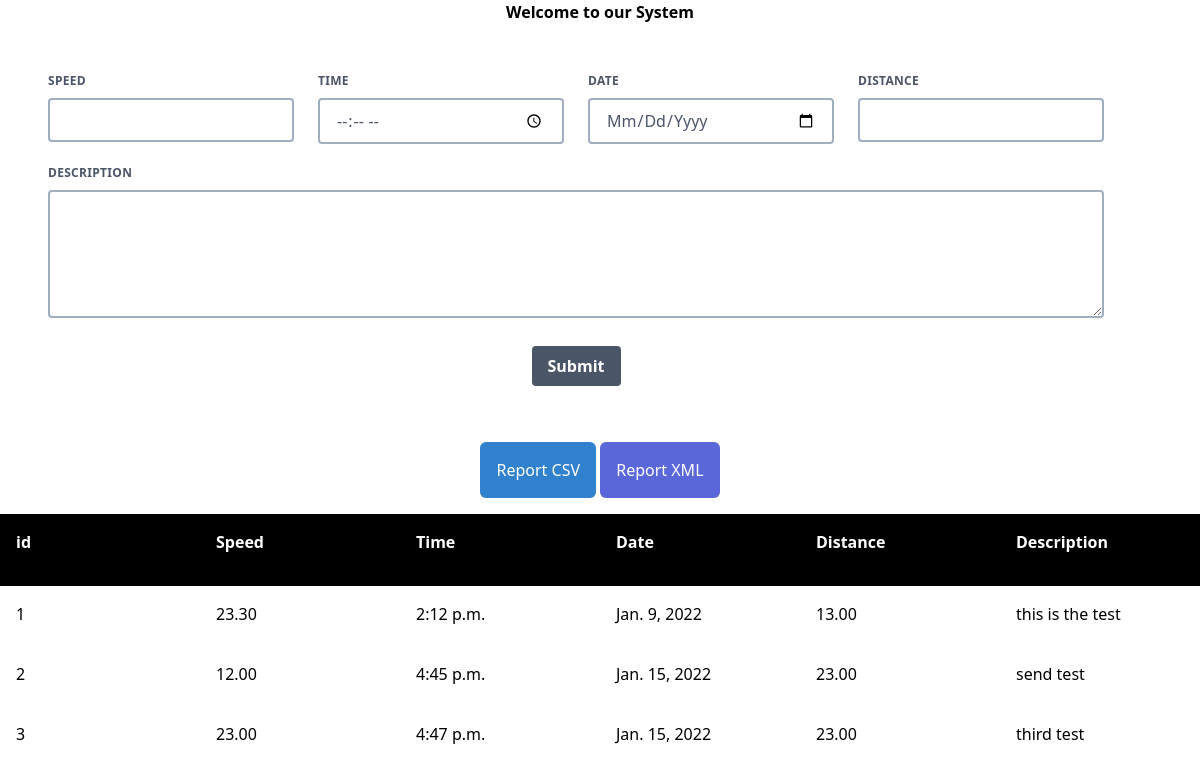
The page / on the database its author committed.
### home/models.py (models this page shows)
class Information(models.Model):
    speed=models.DecimalField( max_digits = 5, decimal_places = 2)
    time=models.TimeField()
    date=models.DateField()
    distance=models.DecimalField( max_digits = 5, decimal_places = 2)
    description=models.TextField()

### home/views.py (the view, shortened to what this page needs)
# urls.py: path('',views.index),
def index(request):
    queryset=Information.objects.all()
    return render(request, "index.html",{"query":queryset})

### templates/index.html (shortened to what this page needs)
<!DOCTYPE html>
<html lang="en">
<head>
    <link href="https://unpkg.com/tailwindcss@^1.0/dist/tailwind.min.css" rel="stylesheet">
</head>
<body>
  <div class="text-center font-bold">
     <center> <h1 >Welcome to our System</h1></center>
  </div>
  <form class="bg-white  p-4 rounded " method="POST" >
    <div class="rounded px-8 pt-6 pb-8 mb-2 flex flex-col my-2 md:mr-12">
        <div class="-mx-3 md:flex mb-2 ">
          <div class="md:w-1/2 px-3 mb-2 md:mb-0">
            <label class="block uppercase tracking-wide text-gray-700 text-xs font-bold mb-2" for="grid-first-name">
              Speed
            </label>
            <input type="text" name="speed" class="capitalize appearance-none block w-full bg-grey-lighter text-gray-700 border-2 border-gray-500  rounded py-2 px-4 mb-3"  />
          </div>
          <div class="md:w-1/2 px-3">
            <label class="block uppercase tracking-wide text-gray-700 text-xs font-bold mb-2" for="grid-last-name">
              Time
            </label>
            <input type="time" name="time" class="capitalize appearance-none block w-full bg-grey-lighter text-gray-700 border-2 border-gray-500  rounded py-2 px-4 mb-3"  />
            </div>
            <div class="md:w-1/2 px-3">
                <label class="block uppercase tracking-wide text-gray-700 text-xs font-bold mb-2" for="grid-last-name">
                  Date
                </label>
                <input type="date" name="date" class="capitalize appearance-none block w-full bg-grey-lighter text-gray-700 border-2 border-gray-500  rounded py-2 px-4 mb-3"  />
                </div>
                <div class="md:w-1/2 px-3">
                    <label class="block uppercase tracking-wide text-gray-700 text-xs font-bold mb-2" for="grid-last-name">
                      Distance
                    </label>
                    <input type="text" name="distance" class="capitalize appearance-none block w-full bg-grey-lighter text-gray-700 border-2 border-gray-500  rounded py-2 px-4 mb-3"  />
                    </div>
        </div>
        <div class="-mx-3 md:flex mb-4">
            <div class="md:w-full px-3">
              <label class="block uppercase tracking-wide text-gray-700 text-xs font-bold mb-2" for="grid-password">
                Description
              </label>
              <textarea name="desc" class="appearance-none block w-full bg-grey-lighter text-gray-700 border-2 border-gray-500  mb-3 h-32 rounded">
            </textarea>
            </div>
        </div>
          <div class="-mx-3 md:flex justify-center">
            <div class="item-center">
             <button class=" justify-center bg-gray-700 text-white  hover:bg-gray-500 hover:text-white rounded  font-semibold py-2 px-4 ">Submit</a>
            </div>
          </div>
        </div>
</form>
<div class="flex justify-center mb-4">
    <center>
        <a href="{% url 'csv'%}">
            <button class="bg-blue-600 rounded-md p-4 text-white">Report CSV</button>
        </a>
        <a href="{% url 'xml'%}">
            <button class="bg-indigo-600 rounded-md p-4 text-white">Report XML</button>
        </a>
    </center>
</div>
<table class="text-left w-full">
    <thead class="bg-black flex text-white w-full">
        <tr class="flex w-full mb-4">
            <th class="p-4 w-1/6">id</th>
            <th class="p-4 w-1/6">Speed</th>
            <th class="p-4 w-1/6">Time</th>
            <th class="p-4 w-1/6">Date</th>
            <th class="p-4 w-1/6">Distance</th>
            <th class="p-4 w-1/6">Description</th>
        </tr>
    </thead>
    <tbody class="bg-grey-light flex flex-col items-center justify-between overflow-y-scroll w-full" >
       {%for item in query%}
        <tr class="flex w-full mb-1">
            <td class="p-4 w-1/6">{{item.id}}</td>
            <td class="p-4 w-1/6">{{item.speed}}</td>
            <td class="p-4 w-1/6">{{item.time}}</td>
            <td class="p-4 w-1/6">{{item.date}}</td>
            <td class="p-4 w-1/6">{{item.distance}}</td>
            <td class="p-4 w-1/6">{{item.description}}</td>
        </tr>
  {%endfor%}
    </tbody>
</table>
</body>
</html>

### rows shown on the page
Information: id "1", speed "23.30", time "2:12 p.m.", date "Jan. 9, 2022", distance "13.00", description "this is the test"
Information: id "2", speed "12.00", time "4:45 p.m.", date "Jan. 15, 2022", distance "23.00", description "send test"
Information: id "3", speed "23.00", time "4:47 p.m.", date "Jan. 15, 2022", distance "23.00", description "third test"
